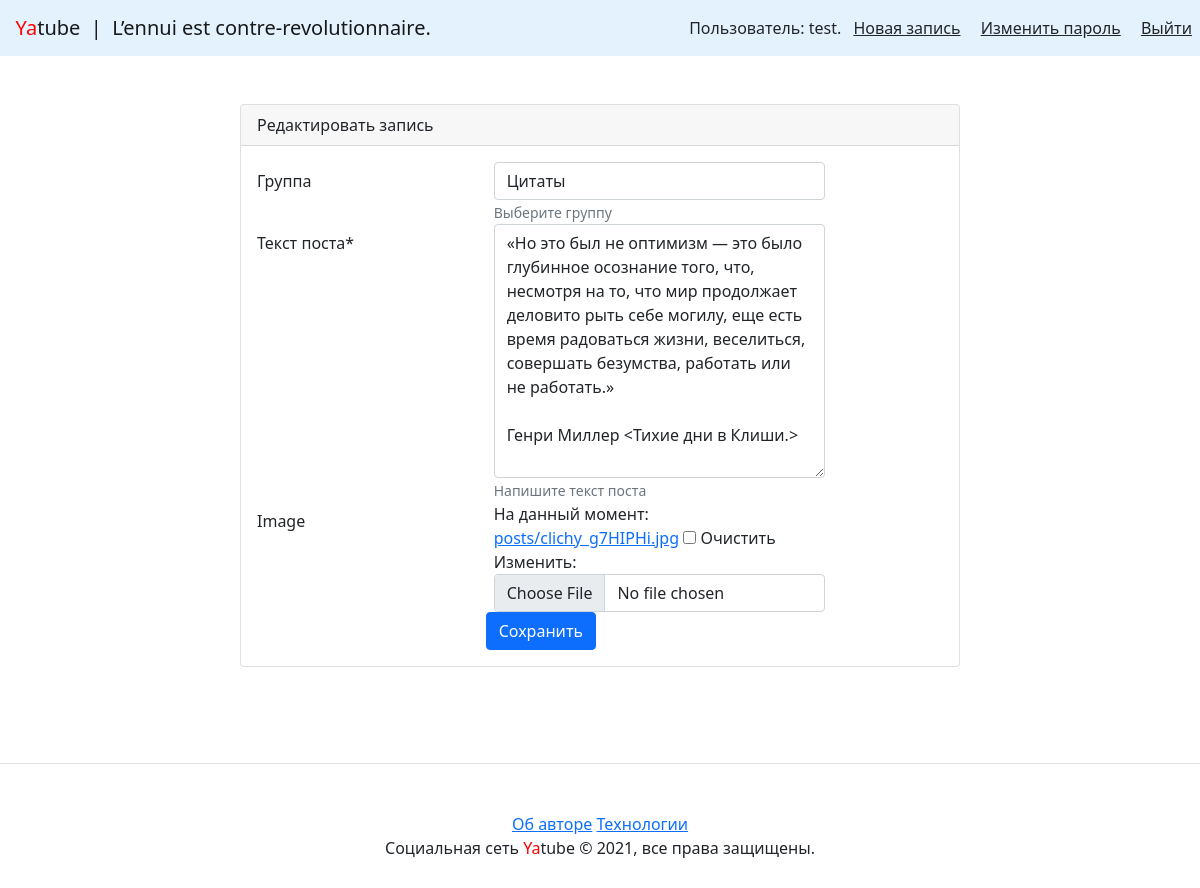
The app's page /test/2/edit/ (signed in) with its own data.
### posts/models.py (models this page shows, shortened)
class Post(models.Model):
    text = models.TextField(verbose_name="Текст поста",
                            help_text="Напишите текст поста")
    pub_date = models.DateTimeField(verbose_name="дата публикации",
                                    auto_now_add=True)
    author = models.ForeignKey(User,
                               on_delete=models.CASCADE,
                               related_name="posts")
    group = models.ForeignKey(Group,
                              verbose_name="Группа",
                              help_text="Выберите группу",
                              on_delete=models.SET_NULL,
                              blank=True, null=True, related_name="posts")
    image = models.ImageField(upload_to="posts/", blank=True, null=True)
    class Meta:
        ordering = ("-pub_date",)

### posts/views.py (the view)
def post_edit(request, username, post_id):
    post = get_object_or_404(Post, pk=post_id, author__username=username)
    form = PostForm(
        request.POST or None,
        files=request.FILES or None,
        instance=post
    )
    if post.author != request.user:
        return redirect("post", username=username, post_id=post_id)
    if request.method == "POST" and form.is_valid():
        form.save()
        return redirect("post", username=username, post_id=post_id)
    title_0 = "Редактирование поста"
    title_1 = "Редактировать запись"
    title_2 = "Сохранить"
    return render(request, "new.html", {
        "form": form,
        "post": post,
        "title_0": title_0,
        "title_1": title_1,
        "title_2": title_2
    })

### posts/forms.py
class PostForm(forms.ModelForm):
    class Meta:
        model = Post
        fields = ("group", "text", "image")

### posts/models.py (called while the page is built)
    def __str__(self):
        return self.title[:100]

### users/templatetags/user_filters.py (called while the page is built)
@register.filter
def addclass(field, css):
    return field.as_widget(attrs={"class": css})

### templates/new.html (shortened to what this page needs)
{% extends "base.html" %}
{% block content %}
{% load user_filters %}
<div class="row justify-content-center">
    <div class="col-md-8 p-5">
        <div class="card">
            <div class="card-header">{{ title_1 }}</div>
            <div class="card-body">
                <form method="post" enctype="multipart/form-data">
                    {% for field in form %}
                        <div class="form-group row" aria-required={% if field.field.required %}"true"{% else %}"false"{% endif %}>
                                <label for="{{ field.id_for_label }}" class="col-md-4 col-form-label text-md-right">{{ field.label }}{% if field.field.required %}<span class="required">*</span>{% endif %}</label>
                                <div class="col-md-6">
                                    {{ field|addclass:"form-control" }}
                                    {% if field.help_text %}
                                    <small id="{{ field.id_for_label }}-help" class="form-text text-muted">{{ field.help_text|safe }}</small>
                                    {% endif %}
                                </div>
                        </div>
                    {% endfor %}
                    <div class="col-md-6 offset-md-4">
                            <button type="submit" class="btn btn-primary">
                                {{ title_2 }}
                            </button>
                    </div>
                </form>
            </div>
        </div>
    </div>
</div>
{% endblock %}

### templates/base.html (shortened to what this page needs)
<!doctype html>
<html>
<head>
    {% load static %}
    <link href="https://cdn.jsdelivr.net/npm/bootstrap@5.0.0-beta2/dist/css/bootstrap.min.css" rel="stylesheet">
</head>
<body>
    {% include 'includes/nav.html' %}
    <main>
        {% block content %}{% endblock %}
    </main>
    {% include 'includes/footer.html' %}
</body>
</html>

### templates/includes/nav.html
<nav class="navbar navbar-light" style="background-color: #e3f2fd;">
    <a class="navbar-brand" href="{% url 'index' %}"><span style="color:red">   Ya</span>tube  |  L’ennui est contre-revolutionnaire.</a>
    <nav class="my-2 my-md-0 mr-md-3">
        {% if user.is_authenticated %}
            Пользователь: {{ user.username }}.
            <a class="p-2 text-dark" href="{% url 'new_post' %}">Новая запись</a>
            <a class="p-2 text-dark" href="{% url 'password_change' %}">Изменить пароль</a>
            <a class="p-2 text-dark" href="{% url 'logout' %}">Выйти</a>
        {% else %}
            <a class="p-2 text-dark" href="{% url 'login' %}">Войти</a> |
            <a class="p-2 text-dark" href="{% url 'signup' %}">Регистрация</a>
        {% endif %}
    </nav>
</nav>

### templates/includes/footer.html
<footer class="pt-4 my-md-5 pt-md-5 border-top">
  <p class="m-0 text-dark text-center ">
    <a href="{% url 'about:author' %}">Об авторе</a>
    <a href="{% url 'about:tech' %}">Технологии</a>
  </p>
  <p class="m-0 text-dark text-center ">Социальная сеть <span style="color:red">Ya</span>tube © {% now 'Y' %}, все права защищены.</p>
</footer>

### records on screen
Post: form "Цитаты" "«Но это был не оптимизм — это было глубинное осознание того, что, несмотря на то, что мир продолжает деловито рыть себе могилу, еще есть время радоваться жизни, веселиться, совершать безумства, работать или не работать.» Генри Миллер <Тихие дни в Клиши.>"

### other values on screen
{{ user.username }} "test"
{{ title_1 }} "Редактировать запись"
{{ field.label }} "Группа" "Текст поста" "Image"
{{ field.help_text|safe }} "Выберите группу" "Напишите текст поста"
{{ title_2 }} "Сохранить"
